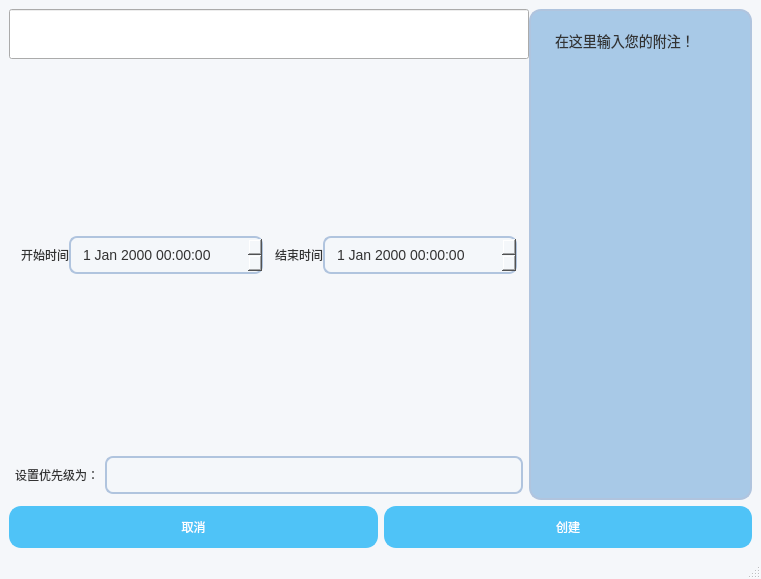
<?xml version="1.0" encoding="UTF-8"?>
<ui version="4.0">
 <class>TaskCreateMainWindow</class>
 <widget class="QMainWindow" name="TaskCreateMainWindow">
  <property name="geometry">
   <rect>
    <x>0</x>
    <y>0</y>
    <width>761</width>
    <height>579</height>
   </rect>
  </property>
  <property name="windowTitle">
   <string>创建新的Task</string>
  </property>
  <property name="styleSheet">
   <string notr="true">QMainWindow {
    background-color: #f5f7fa;  /* 背景色 */
    border: none;                /* 去掉边框 */
    border-radius: 10px;         /* 圆角效果 */
    padding: 5px;                /* 内边距 */
}

QMainWindow::separator {
    background-color: #d0d5e1;   /* 分隔线的颜色 */
    width: 2px;                   /* 分隔线的宽度 */
    margin: 4px 0;                /* 分隔线的外边距 */
}

QMainWindow::menu-bar {
    background-color: #3a4b7f;   /* 菜单栏背景色 */
    color: #ffffff;               /* 菜单栏字体颜色 */
    font-size: 14px;              /* 字体大小 */
    padding: 5px 10px;            /* 内边距 */
    border-bottom: 2px solid #2a3c6c; /* 底部边框 */
}

QMainWindow::menu-bar::item {
    background-color: transparent;
    padding: 8px 15px;
    border-radius: 6px;
}

QMainWindow::menu-bar::item:selected {
    background-color: #5b9bd5;   /* 选中的菜单项背景色 */
    color: #ffffff;               /* 选中时的字体颜色 */
}

QMainWindow::menu-bar::item:pressed {
    background-color: #2a3c6c;    /* 按下时的菜单项背景色 */
    color: #ffffff;               /* 按下时的字体颜色 */
}

QMainWindow::toolBar {
    background-color: #ffffff;    /* 工具栏背景色 */
    border: none;                 /* 去掉工具栏边框 */
    border-radius: 6px;           /* 工具栏圆角 */
    padding: 5px 10px;            /* 内边距 */
}

QMainWindow::toolBar:focus {
    border: 2px solid #66afe9;    /* 工具栏获得焦点时的边框 */
}

QMainWindow::statusBar {
    background-color: #2a3c6c;   /* 状态栏背景色 */
    color: #ffffff;               /* 状态栏字体颜色 */
    border-top: 2px solid #1a2e4b; /* 状态栏上边框 */
    padding: 5px 10px;            /* 状态栏内边距 */
}

/* 在这里单独为 QMainWindow 下的 QLabel 定义样式 */
QMainWindow QLabel {
    color: #333;                    /* 默认字体颜色 */
    font-size: 12px;                /* 字体大小 */
}

QMainWindow::centralWidget {
    background-color: #ffffff;    /* 中央窗口背景色 */
    border-radius: 10px;          /* 圆角 */
    padding: 20px;                /* 内边距 */
}

QMainWindow::title {
    background-color: #3a4b7f;   /* 标题栏背景色 */
    color: #ffffff;               /* 标题栏字体颜色 */
    font-size: 16px;              /* 标题栏字体大小 */
    padding: 10px 15px;           /* 标题栏内边距 */
    border-radius: 10px 10px 0 0; /* 标题栏圆角 */
    text-align: center;           /* 标题居中 */
}

QMainWindow::close-button {
    background-color: transparent;
    border: none;
    width: 20px;
    height: 20px;
    border-radius: 50%;
    background-image: url(:/icons/close.svg); /* 自定义关闭按钮图标 */
    background-repeat: no-repeat;
    background-position: center;
}

QMainWindow::close-button:hover {
    background-color: #e74c3c;     /* 鼠标悬停时的背景色 */
}

QMainWindow::close-button:pressed {
    background-color: #c0392b;     /* 按下时的背景色 */
}

QMainWindow::minimize-button {
    background-color: transparent;
    border: none;
    width: 18px;
    height: 18px;
    background-image: url(:/icons/minimize.svg); /* 自定义最小化按钮图标 */
    background-repeat: no-repeat;
    background-position: center;
}

QMainWindow::minimize-button:hover {
    background-color: #f39c12;     /* 鼠标悬停时的背景色 */
}

QMainWindow::minimize-button:pressed {
    background-color: #e67e22;     /* 按下时的背景色 */
}

QMainWindow::maximize-button {
    background-color: transparent;
    border: none;
    width: 18px;
    height: 18px;
    background-image: url(:/icons/maximize.svg); /* 自定义最大化按钮图标 */
    background-repeat: no-repeat;
    background-position: center;
}

QMainWindow::maximize-button:hover {
    background-color: #2ecc71;     /* 鼠标悬停时的背景色 */
}

QMainWindow::maximize-button:pressed {
    background-color: #27ae60;     /* 按下时的背景色 */
}

QMainWindow::top-left-corner, QMainWindow::top-right-corner, 
QMainWindow::bottom-left-corner, QMainWindow::bottom-right-corner {
    border: none;                   /* 去掉四个角的边框 */
}

QMainWindow::resizeHandle {
    background-color: #bdc3c7;      /* 窗口缩放区域的背景色 */
    width: 12px;                    /* 调整缩放区域大小 */
    height: 12px;
    border-radius: 3px;
}

/* 全局 QLabel 样式（不再覆盖 QMainWindow 下的 QLabel） */
QLabel {
    color: #333;                    /* 默认字体颜色 */
}

QLabel:disabled {
    color: #888;                    /* 禁用状态下的字体颜色 */
}
</string>
  </property>
  <widget class="QWidget" name="centralwidget">
   <layout class="QVBoxLayout" name="verticalLayout">
    <item>
     <widget class="QWidget" name="widget_settings" native="true">
      <layout class="QHBoxLayout" name="horizontalLayout_7">
       <property name="spacing">
        <number>0</number>
       </property>
       <property name="leftMargin">
        <number>0</number>
       </property>
       <property name="topMargin">
        <number>0</number>
       </property>
       <property name="rightMargin">
        <number>0</number>
       </property>
       <property name="bottomMargin">
        <number>0</number>
       </property>
       <item>
        <widget class="QSplitter" name="splitter">
         <property name="orientation">
          <enum>Qt::Orientation::Horizontal</enum>
         </property>
         <widget class="QWidget" name="widget_2" native="true">
          <property name="sizePolicy">
           <sizepolicy hsizetype="Fixed" vsizetype="Fixed">
            <horstretch>0</horstretch>
            <verstretch>0</verstretch>
           </sizepolicy>
          </property>
          <property name="minimumSize">
           <size>
            <width>0</width>
            <height>100</height>
           </size>
          </property>
          <layout class="QVBoxLayout" name="verticalLayout_3">
           <item>
            <layout class="QHBoxLayout" name="horizontalLayout_3">
             <property name="spacing">
              <number>0</number>
             </property>
             <item>
              <widget class="QtMaterialTextField" name="mainTaskEdit">
               <property name="minimumSize">
                <size>
                 <width>0</width>
                 <height>50</height>
                </size>
               </property>
              </widget>
             </item>
            </layout>
           </item>
           <item>
            <layout class="QHBoxLayout" name="horizontalLayout_4">
             <property name="spacing">
              <number>0</number>
             </property>
             <property name="sizeConstraint">
              <enum>QLayout::SizeConstraint::SetMinimumSize</enum>
             </property>
            </layout>
           </item>
           <item>
            <spacer name="verticalSpacer_2">
             <property name="orientation">
              <enum>Qt::Orientation::Vertical</enum>
             </property>
             <property name="sizeHint" stdset="0">
              <size>
               <width>20</width>
               <height>40</height>
              </size>
             </property>
            </spacer>
           </item>
           <item>
            <layout class="QHBoxLayout" name="horizontalLayout_2">
             <property name="spacing">
              <number>0</number>
             </property>
             <property name="leftMargin">
              <number>6</number>
             </property>
             <property name="topMargin">
              <number>6</number>
             </property>
             <property name="rightMargin">
              <number>6</number>
             </property>
             <property name="bottomMargin">
              <number>6</number>
             </property>
             <item>
              <layout class="QHBoxLayout" name="horizontalLayout">
               <property name="leftMargin">
                <number>6</number>
               </property>
               <property name="topMargin">
                <number>6</number>
               </property>
               <property name="rightMargin">
                <number>6</number>
               </property>
               <property name="bottomMargin">
                <number>6</number>
               </property>
               <item>
                <widget class="QLabel" name="label_start">
                 <property name="text">
                  <string>开始时间</string>
                 </property>
                </widget>
               </item>
               <item>
                <widget class="QDateTimeEdit" name="dateTimeEdit_startTime">
                 <property name="minimumSize">
                  <size>
                   <width>0</width>
                   <height>35</height>
                  </size>
                 </property>
                 <property name="styleSheet">
                  <string notr="true">QDateTimeEdit {
    background-color: #f4f7fa;  /* 背景色 */
    border: 2px solid #b0c4de;  /* 边框颜色 */
    border-radius: 8px;         /* 圆角 */
    padding: 8px 20px 8px 10px; /* 内边距，右边留出空间给下拉箭头 */
    font-family: &quot;Helvetica Neue&quot;, &quot;Arial&quot;, sans-serif; /* 字体 */
    font-size: 14px;            /* 字号 */
    color: #333;                /* 字体颜色 */
    line-height: 1.6;           /* 行高 */
    background: linear-gradient(135deg, #e0f7fa, #ffffff); /* 渐变背景 */
}

QDateTimeEdit:hover {
    border-color: #5b9bd5;      /* 鼠标悬停时的边框颜色 */
    background-color: #f0f8ff;  /* 鼠标悬停时的背景色 */
}

QDateTimeEdit:focus {
    border-color: #66afe9;      /* 获取焦点时的边框颜色 */
    background-color: #ffffff;  /* 获取焦点时的背景色 */
    border-width: 2px;          /* 聚焦时的边框加粗 */
}

QDateTimeEdit:disabled {
    background-color: #e9ecef;  /* 禁用时的背景色 */
    color: #888;                /* 禁用时字体颜色 */
    border-color: #d1d1d1;      /* 禁用时的边框颜色 */
}

QDateTimeEdit::drop-down {
    border: none;               /* 去掉下拉箭头背景 */
    background: transparent;    /* 下拉箭头背景透明 */
    width: 35px;                /* 设置下拉箭头的宽度 */
    height: 20px;               /* 设置下拉箭头的高度 */
    subcontrol-origin: padding; /* 下拉箭头位置 */
    subcontrol-position: center right; /* 下拉箭头居右 */
    border-radius: 6px;         /* 下拉框圆角 */
    background-color: #d1e4f6;  /* 下拉框背景色 */
}

QDateTimeEdit QAbstractSpinBox {
    background-color: transparent; /* 文本框背景透明 */
    border: none;                   /* 去掉边框 */
    font-size: 14px;                 /* 字体大小 */
    color: #333;                    /* 字体颜色 */
    padding: 2px 10px;              /* 内边距 */
    line-height: 1.6;               /* 行高 */
}

QDateTimeEdit QAbstractSpinBox::up-button, 
QDateTimeEdit QAbstractSpinBox::down-button {
    background-color: transparent; /* 按钮背景透明 */
    border: none;                   /* 去掉按钮边框 */
    width: 12px;                    /* 更小的按钮宽度 */
    height: 12px;                   /* 更小的按钮高度 */
    border-radius: 4px;             /* 按钮圆角 */
    padding: 0;                     /* 去掉按钮内部的空隙 */
}

QDateTimeEdit QAbstractSpinBox::up-button:hover, 
QDateTimeEdit QAbstractSpinBox::down-button:hover {
    background-color: #66afe9;      /* 按钮悬停时的背景色 */
    border-color: #5b9bd5;          /* 按钮悬停时的边框颜色 */
}

QDateTimeEdit QAbstractSpinBox::up-button:pressed, 
QDateTimeEdit QAbstractSpinBox::down-button:pressed {
    background-color: #5b9bd5;      /* 按钮点击时的背景色 */
    border-color: #4a8fca;          /* 按钮点击时的边框颜色 */
}

QDateTimeEdit QAbstractSpinBox::up-button:disabled, 
QDateTimeEdit QAbstractSpinBox::down-button:disabled {
    background-color: #e9ecef;      /* 按钮禁用时的背景色 */
    border-color: #d1d1d1;          /* 按钮禁用时的边框颜色 */
}

QDateTimeEdit::text {
    padding-left: 10px;              /* 文本框内边距 */
    padding-right: 20px;             /* 右侧预留空间给下拉箭头 */
    color: #333;                     /* 文本颜色 */
    font-size: 14px;                 /* 字体大小 */
    font-family: &quot;Helvetica Neue&quot;, &quot;Arial&quot;, sans-serif; /* 字体 */
    background: transparent;         /* 背景透明 */
}

QDateTimeEdit::editable {
    background-color: #ffffff;      /* 编辑模式背景 */
    border: 2px solid #b0c4de;      /* 编辑框边框 */
    border-radius: 8px;             /* 编辑框圆角 */
}

QDateTimeEdit::editable:focus {
    border-color: #66afe9;          /* 编辑框获取焦点时的边框颜色 */
    background-color: #f9f9f9;      /* 编辑框聚焦时背景色 */
}
</string>
                 </property>
                </widget>
               </item>
              </layout>
             </item>
             <item>
              <layout class="QHBoxLayout" name="horizontalLayout_9">
               <property name="leftMargin">
                <number>6</number>
               </property>
               <property name="topMargin">
                <number>6</number>
               </property>
               <property name="rightMargin">
                <number>6</number>
               </property>
               <property name="bottomMargin">
                <number>6</number>
               </property>
               <item>
                <widget class="QLabel" name="label_end">
                 <property name="text">
                  <string>结束时间</string>
                 </property>
                </widget>
               </item>
               <item>
                <widget class="QDateTimeEdit" name="dateTimeEdit_endTime">
                 <property name="minimumSize">
                  <size>
                   <width>0</width>
                   <height>35</height>
                  </size>
                 </property>
                 <property name="styleSheet">
                  <string notr="true">QDateTimeEdit {
    background-color: #f4f7fa;  /* 背景色 */
    border: 2px solid #b0c4de;  /* 边框颜色 */
    border-radius: 8px;         /* 圆角 */
    padding: 8px 20px 8px 10px; /* 内边距，右边留出空间给下拉箭头 */
    font-family: &quot;Helvetica Neue&quot;, &quot;Arial&quot;, sans-serif; /* 字体 */
    font-size: 14px;            /* 字号 */
    color: #333;                /* 字体颜色 */
    line-height: 1.6;           /* 行高 */
    background: linear-gradient(135deg, #e0f7fa, #ffffff); /* 渐变背景 */
}

QDateTimeEdit:hover {
    border-color: #5b9bd5;      /* 鼠标悬停时的边框颜色 */
    background-color: #f0f8ff;  /* 鼠标悬停时的背景色 */
}

QDateTimeEdit:focus {
    border-color: #66afe9;      /* 获取焦点时的边框颜色 */
    background-color: #ffffff;  /* 获取焦点时的背景色 */
    border-width: 2px;          /* 聚焦时的边框加粗 */
}

QDateTimeEdit:disabled {
    background-color: #e9ecef;  /* 禁用时的背景色 */
    color: #888;                /* 禁用时字体颜色 */
    border-color: #d1d1d1;      /* 禁用时的边框颜色 */
}

QDateTimeEdit::drop-down {
    border: none;               /* 去掉下拉箭头背景 */
    background: transparent;    /* 下拉箭头背景透明 */
    width: 35px;                /* 设置下拉箭头的宽度 */
    height: 20px;               /* 设置下拉箭头的高度 */
    subcontrol-origin: padding; /* 下拉箭头位置 */
    subcontrol-position: center right; /* 下拉箭头居右 */
    border-radius: 6px;         /* 下拉框圆角 */
    background-color: #d1e4f6;  /* 下拉框背景色 */
}

QDateTimeEdit QAbstractSpinBox {
    background-color: transparent; /* 文本框背景透明 */
    border: none;                   /* 去掉边框 */
    font-size: 14px;                 /* 字体大小 */
    color: #333;                    /* 字体颜色 */
    padding: 2px 10px;              /* 内边距 */
    line-height: 1.6;               /* 行高 */
}

QDateTimeEdit QAbstractSpinBox::up-button, 
QDateTimeEdit QAbstractSpinBox::down-button {
    background-color: transparent; /* 按钮背景透明 */
    border: none;                   /* 去掉按钮边框 */
    width: 12px;                    /* 更小的按钮宽度 */
    height: 12px;                   /* 更小的按钮高度 */
    border-radius: 4px;             /* 按钮圆角 */
    padding: 0;                     /* 去掉按钮内部的空隙 */
}

QDateTimeEdit QAbstractSpinBox::up-button:hover, 
QDateTimeEdit QAbstractSpinBox::down-button:hover {
    background-color: #66afe9;      /* 按钮悬停时的背景色 */
    border-color: #5b9bd5;          /* 按钮悬停时的边框颜色 */
}

QDateTimeEdit QAbstractSpinBox::up-button:pressed, 
QDateTimeEdit QAbstractSpinBox::down-button:pressed {
    background-color: #5b9bd5;      /* 按钮点击时的背景色 */
    border-color: #4a8fca;          /* 按钮点击时的边框颜色 */
}

QDateTimeEdit QAbstractSpinBox::up-button:disabled, 
QDateTimeEdit QAbstractSpinBox::down-button:disabled {
    background-color: #e9ecef;      /* 按钮禁用时的背景色 */
    border-color: #d1d1d1;          /* 按钮禁用时的边框颜色 */
}

QDateTimeEdit::text {
    padding-left: 10px;              /* 文本框内边距 */
    padding-right: 20px;             /* 右侧预留空间给下拉箭头 */
    color: #333;                     /* 文本颜色 */
    font-size: 14px;                 /* 字体大小 */
    font-family: &quot;Helvetica Neue&quot;, &quot;Arial&quot;, sans-serif; /* 字体 */
    background: transparent;         /* 背景透明 */
}

QDateTimeEdit::editable {
    background-color: #ffffff;      /* 编辑模式背景 */
    border: 2px solid #b0c4de;      /* 编辑框边框 */
    border-radius: 8px;             /* 编辑框圆角 */
}

QDateTimeEdit::editable:focus {
    border-color: #66afe9;          /* 编辑框获取焦点时的边框颜色 */
    background-color: #f9f9f9;      /* 编辑框聚焦时背景色 */
}
</string>
                 </property>
                </widget>
               </item>
              </layout>
             </item>
            </layout>
           </item>
           <item>
            <spacer name="verticalSpacer">
             <property name="orientation">
              <enum>Qt::Orientation::Vertical</enum>
             </property>
             <property name="sizeHint" stdset="0">
              <size>
               <width>20</width>
               <height>40</height>
              </size>
             </property>
            </spacer>
           </item>
           <item>
            <layout class="QHBoxLayout" name="horizontalLayout_5" stretch="0,1">
             <property name="spacing">
              <number>6</number>
             </property>
             <property name="leftMargin">
              <number>6</number>
             </property>
             <property name="topMargin">
              <number>6</number>
             </property>
             <property name="rightMargin">
              <number>6</number>
             </property>
             <property name="bottomMargin">
              <number>6</number>
             </property>
             <item>
              <widget class="QLabel" name="label_priority">
               <property name="text">
                <string>设置优先级为：</string>
               </property>
              </widget>
             </item>
             <item>
              <widget class="QComboBox" name="comboBox_priority">
               <property name="minimumSize">
                <size>
                 <width>0</width>
                 <height>35</height>
                </size>
               </property>
               <property name="styleSheet">
                <string notr="true">QComboBox {
    background-color: #f4f7fa;  /* 背景色 */
    border: 2px solid #b0c4de;  /* 边框颜色 */
    border-radius: 8px;         /* 圆角 */
    padding: 8px 20px 8px 10px; /* 内边距，右边留出空间给下拉箭头 */
    font-family: &quot;Helvetica Neue&quot;, &quot;Arial&quot;, sans-serif; /* 字体 */
    font-size: 14px;            /* 字号 */
    color: #333;                /* 字体颜色 */
    line-height: 1.6;           /* 行高 */
}

QComboBox::drop-down {
    border-radius: 6px;         /* 下拉框圆角 */
}

QComboBox:hover {
    border-color: #5b9bd5;      /* 鼠标悬停时的边框颜色 */
    background-color: #f0f8ff;  /* 鼠标悬停时的背景色 */
}

QComboBox:focus {
    border-color: #66afe9;      /* 获取焦点时的边框颜色 */
    background-color: #ffffff;  /* 获取焦点时的背景色 */
    border-width: 2px;          /* 聚焦时的边框加粗 */
}

QComboBox:disabled {
    background-color: #e9ecef;  /* 禁用时的背景色 */
    color: #888;                /* 禁用时字体颜色 */
    border-color: #d1d1d1;      /* 禁用时的边框颜色 */
}

QComboBox QAbstractItemView {
    border: 2px solid #b0c4de;  /* 下拉框边框 */
    border-radius: 8px;         /* 圆角 */
    background-color: #ffffff;  /* 下拉框背景色 */
    selection-background-color: #66afe9; /* 选中项背景色 */
    selection-color: #ffffff;  /* 选中项字体颜色 */
    padding: 5px 10px;          /* 下拉框内边距 */
    max-height: 300px;          /* 最大高度 */
    min-width: 150px;           /* 最小宽度 */
    outline: none;              /* 去掉黑框（通常是焦点框） */
    border: none;               /* 去掉边框 */
}

QComboBox QAbstractItemView::item {
    padding: 10px;              /* 下拉项的内边距 */
    font-size: 14px;            /* 下拉项字体大小 */
    color: #333;                /* 下拉项字体颜色 */
}

QComboBox QAbstractItemView::item:selected {
    background-color: #5b9bd5;  /* 选中项背景色 */
    color: #333;             /* 选中项字体颜色 */
    outline: none;              /* 去掉黑框（通常是焦点框） */
    border: none;               /* 去掉边框 */
}

QComboBox QAbstractItemView::item:hover {
    background-color: #f0f8ff;  /* 鼠标悬停时背景色 */
    outline: none;              /* 去掉黑框（通常是焦点框） */
    border: none;               /* 去掉边框 */
}

QComboBox QAbstractItemView::item:focus {
    background-color: #f0f8ff;  /* 鼠标悬停时背景色 */
    outline: none;              /* 去掉黑框（通常是焦点框） */
    border: none;               /* 去掉边框 */
}

QComboBox::editable {
    background-color: #ffffff;  /* 编辑模式背景 */
    border: 2px solid #b0c4de;  /* 编辑框边框 */
    border-radius: 8px;         /* 编辑框圆角 */
}

QComboBox::editable:focus {
    border-color: #66afe9;      /* 编辑框获取焦点时的边框颜色 */
    background-color: #f9f9f9;  /* 编辑框聚焦时背景色 */
}

QComboBox::text {
    padding-left: 10px;          /* 文本框内边距 */
    padding-right: 20px;         /* 给右边预留空间以放下拉箭头 */
    color: #333;                 /* 文本颜色 */
    font-size: 14px;             /* 字体大小 */
    font-family: &quot;Helvetica Neue&quot;, &quot;Arial&quot;, sans-serif; /* 字体 */
    background: transparent;     /* 背景透明 */
}

QComboBox:edit-focus {
    border: 2px solid #66afe9;   /* 编辑框获取焦点时的边框 */
    background-color: #ffffff;   /* 编辑框聚焦时的背景色 */
}
</string>
               </property>
              </widget>
             </item>
            </layout>
           </item>
          </layout>
         </widget>
        </widget>
       </item>
       <item>
        <widget class="QTextEdit" name="textEdit">
         <property name="styleSheet">
          <string notr="true">QTextEdit {
    background-color: #f4f7fa;  /* 背景色 */
    border: 2px solid #b0c4de;  /* 边框颜色 */
    border-radius: 12px;        /* 圆角 */
    padding: 15px 20px;         /* 内边距 */
    font-family: &quot;Helvetica Neue&quot;, &quot;Arial&quot;, sans-serif;  /* 字体 */
    font-size: 15px;            /* 字号 */
    color: #333;                /* 字体颜色 */
    line-height: 1.6;           /* 行高 */
    text-align: justify;        /* 文字对齐 */
    background: linear-gradient(135deg, #e0f7fa, #ffffff); /* 渐变背景 */
}

QTextEdit:focus {
    border-color: #66afe9;      /* 获取焦点时的边框颜色 */
    background-color: #ffffff;  /* 获取焦点时的背景色 */
}

QTextEdit:hover {
    border-color: #5b9bd5;      /* 鼠标悬停时的边框颜色 */
    background-color: #f0f8ff;  /* 鼠标悬停时的背景色 */
}

QTextEdit:disabled {
    background-color: #e9ecef;  /* 禁用时的背景色 */
    color: #888;                /* 禁用时字体颜色 */
    border-color: #d1d1d1;      /* 禁用时的边框颜色 */
}

QTextEdit::placeholder {
    color: #a9a9a9;             /* 占位符颜色 */
    font-style: italic;         /* 占位符字体样式 */
    font-size: 14px;            /* 占位符字体大小 */
}

QTextEdit[readOnly=&quot;true&quot;] {
    background-color: #f4f4f4;  /* 只读模式背景色 */
    color: #777;                /* 只读模式字体颜色 */
    border: 2px solid #ddd;     /* 只读模式边框 */
}

QTextEdit:enabled {
    background-color: #ffffff;  /* 启用时的背景色 */
    color: #333;                /* 启用时的字体颜色 */
    border-color: #b0c4de;      /* 启用时的边框颜色 */
}

QTextEdit::cursor {
    background-color: #ff6347;  /* 光标颜色 */
    width: 2px;                 /* 光标宽度 */
}

QTextEdit::selection {
    background-color: rgba(102, 175, 233, 0.4); /* 选中文本的背景色 */
    color: #fff;                /* 选中文本的字体颜色 */
}

QTextEdit:focus::selection {
    background-color: rgba(91, 155, 213, 0.5);  /* 聚焦时选中文本的背景色 */
}

QTextEdit[readOnly=&quot;true&quot;]:hover {
    border-color: #d1d1d1;      /* 只读模式悬停时的边框颜色 */
}

QTextEdit:enabled:hover {
    background-color: #f9f9f9;  /* 启用时悬停时的背景色 */
    border-color: #8db9e1;      /* 启用时悬停时的边框颜色 */
}
</string>
         </property>
         <property name="html">
          <string>&lt;!DOCTYPE HTML PUBLIC &quot;-//W3C//DTD HTML 4.0//EN&quot; &quot;http://www.w3.org/TR/REC-html40/strict.dtd&quot;&gt;
&lt;html&gt;&lt;head&gt;&lt;meta name=&quot;qrichtext&quot; content=&quot;1&quot; /&gt;&lt;meta charset=&quot;utf-8&quot; /&gt;&lt;style type=&quot;text/css&quot;&gt;
p, li { white-space: pre-wrap; }
hr { height: 1px; border-width: 0; }
li.unchecked::marker { content: &quot;\2610&quot;; }
li.checked::marker { content: &quot;\2612&quot;; }
&lt;/style&gt;&lt;/head&gt;&lt;body style=&quot; font-family:'Helvetica Neue','Arial','sans-serif'; font-size:15px; font-weight:400; font-style:normal;&quot;&gt;
&lt;p style=&quot; margin-top:0px; margin-bottom:0px; margin-left:0px; margin-right:0px; -qt-block-indent:0; text-indent:0px;&quot;&gt;&lt;span style=&quot; font-family:'Segoe UI','Arial','sans-serif'; font-size:14px;&quot;&gt;在这里输入您的附注！&lt;/span&gt;&lt;/p&gt;&lt;/body&gt;&lt;/html&gt;</string>
         </property>
        </widget>
       </item>
      </layout>
     </widget>
    </item>
    <item>
     <layout class="QHBoxLayout" name="horizontalLayout_8">
      <item>
       <widget class="QPushButton" name="btn_cancel">
        <property name="minimumSize">
         <size>
          <width>164</width>
          <height>35</height>
         </size>
        </property>
        <property name="styleSheet">
         <string notr="true">/* 设置 QPushButton 的默认样式 */
QPushButton {
    background-color: #4FC3F7;  /* 背景颜色：柔和的浅蓝色 */
    color: white;  /* 文字颜色 */
    border: 2px solid #4FC3F7;  /* 边框颜色与背景色相同 */
    border-radius: 12px;  /* 圆角 */
    font: 14pt &quot;Microsoft YaHei&quot;;  /* 字体样式和大小 */
    padding: 10px 20px;  /* 内边距，保证按钮内容舒适 */
    min-width: 120px;  /* 最小宽度 */
    text-align: center;  /* 文字居中 */
}

/* 悬停状态样式 */
QPushButton:hover {
    background-color: #39A2D1;  /* 悬停时的背景颜色（稍微深一些的浅蓝色） */
    border-color: #39A2D1;  /* 边框颜色变化 */
}

/* 点击状态样式 */
QPushButton:pressed {
    background-color: #2D88B2;  /* 点击时的背景颜色（更深的蓝色） */
    border-color: #2D88B2;  /* 边框颜色变化 */
    padding-top: 12px;  /* 按下时按钮向下移动效果 */
    padding-bottom: 8px;  /* 按下时按钮向下移动效果 */
}

/* 禁用状态样式 */
QPushButton:disabled {
    background-color: #B0C9D9;  /* 禁用状态背景色（浅灰蓝色） */
    border-color: #B0C9D9;  /* 禁用状态边框颜色 */
    color: #7D7D7D;  /* 禁用状态文字颜色 */
}

/* 设置按钮的焦点（获得焦点时）样式 */
QPushButton:focus {
    border: 2px solid #0288D1;  /* 获得焦点时的边框颜色 */
    outline: none;  /* 去除默认的蓝色外边框 */
}
</string>
        </property>
        <property name="text">
         <string>取消</string>
        </property>
       </widget>
      </item>
      <item>
       <widget class="QPushButton" name="btn_create">
        <property name="minimumSize">
         <size>
          <width>164</width>
          <height>35</height>
         </size>
        </property>
        <property name="styleSheet">
         <string notr="true">/* 设置 QPushButton 的默认样式 */
QPushButton {
    background-color: #4FC3F7;  /* 背景颜色：柔和的浅蓝色 */
    color: white;  /* 文字颜色 */
    border: 2px solid #4FC3F7;  /* 边框颜色与背景色相同 */
    border-radius: 12px;  /* 圆角 */
    font: 14pt &quot;Microsoft YaHei&quot;;  /* 字体样式和大小 */
    padding: 10px 20px;  /* 内边距，保证按钮内容舒适 */
    min-width: 120px;  /* 最小宽度 */
    text-align: center;  /* 文字居中 */
}

/* 悬停状态样式 */
QPushButton:hover {
    background-color: #39A2D1;  /* 悬停时的背景颜色（稍微深一些的浅蓝色） */
    border-color: #39A2D1;  /* 边框颜色变化 */
}

/* 点击状态样式 */
QPushButton:pressed {
    background-color: #2D88B2;  /* 点击时的背景颜色（更深的蓝色） */
    border-color: #2D88B2;  /* 边框颜色变化 */
    padding-top: 12px;  /* 按下时按钮向下移动效果 */
    padding-bottom: 8px;  /* 按下时按钮向下移动效果 */
}

/* 禁用状态样式 */
QPushButton:disabled {
    background-color: #B0C9D9;  /* 禁用状态背景色（浅灰蓝色） */
    border-color: #B0C9D9;  /* 禁用状态边框颜色 */
    color: #7D7D7D;  /* 禁用状态文字颜色 */
}

/* 设置按钮的焦点（获得焦点时）样式 */
QPushButton:focus {
    border: 2px solid #0288D1;  /* 获得焦点时的边框颜色 */
    outline: none;  /* 去除默认的蓝色外边框 */
}
</string>
        </property>
        <property name="text">
         <string>创建</string>
        </property>
       </widget>
      </item>
     </layout>
    </item>
   </layout>
  </widget>
  <widget class="QMenuBar" name="menubar">
   <property name="geometry">
    <rect>
     <x>0</x>
     <y>0</y>
     <width>761</width>
     <height>18</height>
    </rect>
   </property>
  </widget>
  <widget class="QStatusBar" name="statusbar"/>
 </widget>
 <customwidgets>
  <customwidget>
   <class>QtMaterialTextField</class>
   <extends>QLineEdit</extends>
   <header location="global">qtmaterialtextfield.h</header>
  </customwidget>
 </customwidgets>
 <resources/>
 <connections/>
</ui>
